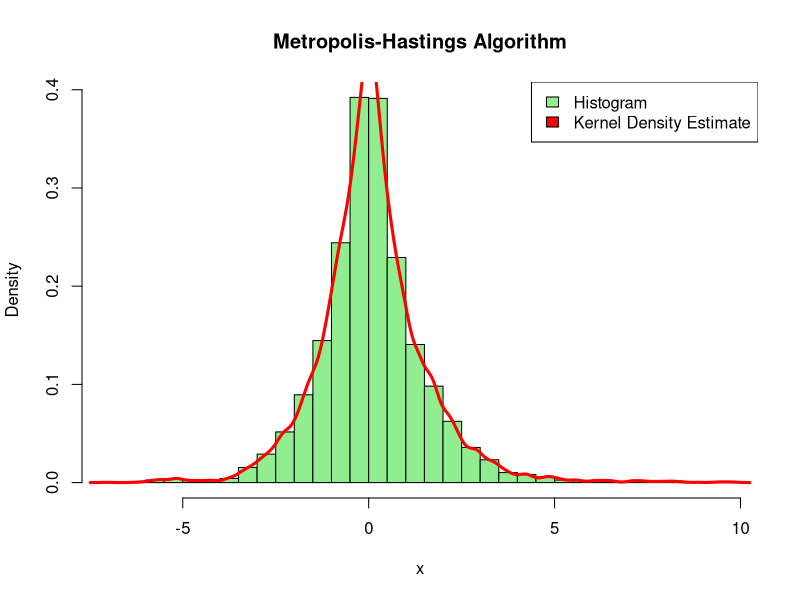
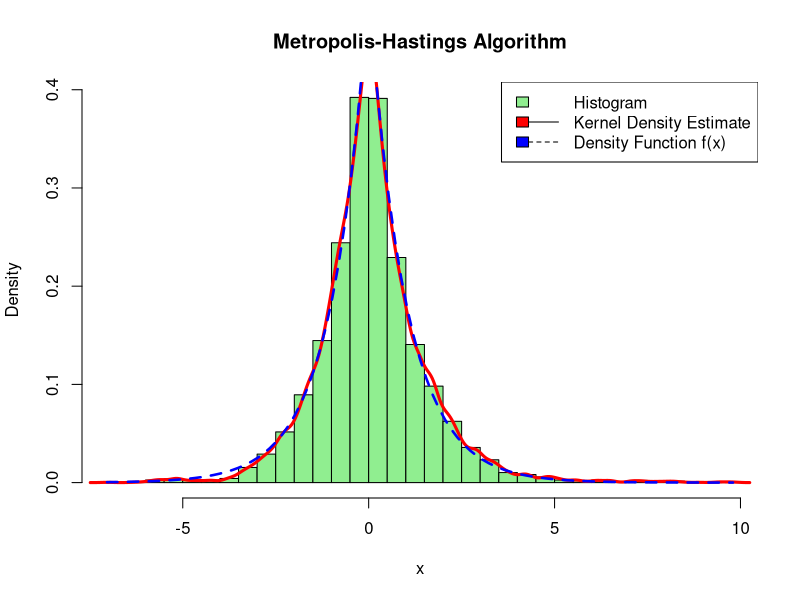
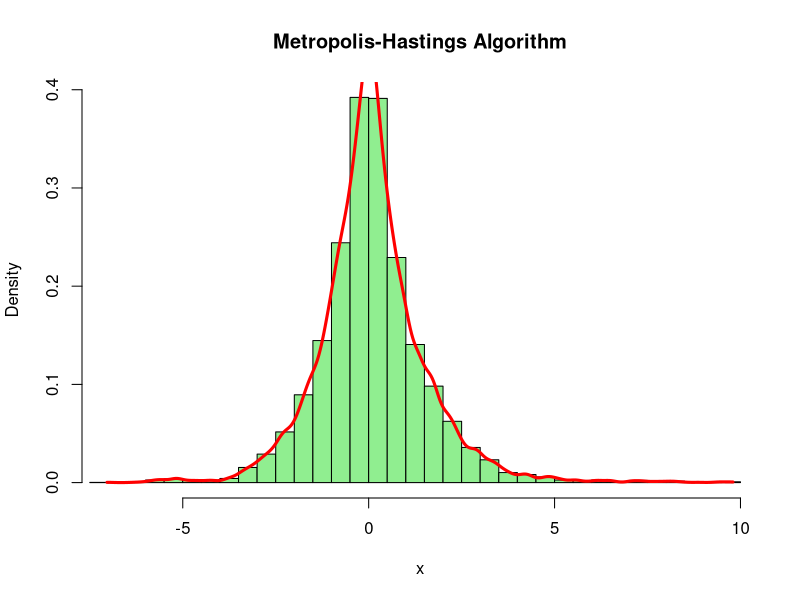

Write the R code that produced these figures, in order. (Note: this script raises an error after producing the figures.)
## ---- chunk 1
# "Loading the necessary libraries"
library(stats)


f <- function(x) {
  return(0.5 * exp(-abs(x)))
}
## ---- chunk 2
# "giving the parameters"
N <- 10000  
s <- 1  
x <- numeric(N)  
x[1] <- rnorm(1)  
## ---- chunk 3
for (i in 2:N) {
  # "Stating a proposal for each iteration of the loop using the normal distribution"
  x_asteric <- rnorm(1, mean = x[i-1], sd = s)
  
  # "Calculate the acceptance ratio "-
  # "the ratio of the probability density function (PDF) of the proposed value x_asteric to the PDF of the current value."
  r <- f(x_asteric) / f(x[i-1])
  
  # "Then we decide of accepting or rejecting the proposal in the context of the Metropolis-Hastings algorithm"
  u <- runif(1)
  if (u < r) {
    x[i] <- x_asteric
  } else {
    x[i] <- x[i-1]
  }
}
## ---- chunk 4
# "Define the x values for the graph"
x_values_range <- seq(min(x), max(x), length.out = 1000)
hist(x, breaks = 50, freq = FALSE, col = 'lightgreen', main = 'Metropolis-Hastings Algorithm', xlab = 'x', ylab = 'Density', xlim = c(min(x), max(x)))
# " Kernel Density Estimate line"
lines(density(x), col = 'red', lwd = 3)
legend('topright', legend = c('Histogram', 'Kernel Density Estimate'), fill = c('lightgreen', 'red'))
## ---- chunk 5
# "Define the x numbers for the graph"
x_values_range <- seq(min(x), max(x), length.out = 1000)


hist(x, breaks = 50, freq = FALSE, col = 'lightgreen', main = 'Metropolis-Hastings Algorithm', xlab = 'x', ylab = 'Density', xlim = c(min(x), max(x)))

#" Kernel Density Estimate line"
lines(density(x), col = 'red', lwd = 3)

# "density function f(x)"
curve(0.5 * exp(-abs(x)), col = 'blue', lty = 2, lwd = 2.5, add = TRUE)
legend('topright', legend = c('Histogram', 'Kernel Density Estimate', 'Density Function f(x)'), fill = c('lightgreen', 'red', 'blue'), lty = c(0, 1, 2))

## ---- chunk 6
# "Define the range for the graph"
x_values_range <- seq(min(x), max(x), length.out = 1000)

# "Computing the kernel density estimate using sampled data x"
kde_est <- density(x)

# "Evaluating the KDE at x_values_range"
kde_values <- approxfun(kde_est, rule = 2)(x_values_range)

# "Computing the logarithms of the kernel density estimate values"
log_kde_values <- log(kde_values)


hist(x, breaks = 50, freq = FALSE, col = 'lightgreen', main = 'Metropolis-Hastings Algorithm', xlab = 'x', ylab = 'Density', xlim = c(min(x), max(x)))

lines(x_values_range, exp(log_kde_values), col = 'red', lwd = 3)

lines(x_values_range, exp(log_f_values), col = 'blue', lty = 2, lwd = 2.5)

legend('topright', legend = c('Histogram', 'Kernel Density Estimate', 'Density Function f(x)'), fill = c('lightgreen', 'red', 'blue'), lty = c(0, 1, 2))

## ---- chunk 7
# "Calculating the Sample Mean and Sample Standard Deviation"
sample_mean <- mean(x)
sample_standard_dev <- sd(x)

cat("Sample Mean:", sample_mean, "\n")
cat("Sample Standard Deviation:", sample_standard_dev, "\n")

## ---- chunk 8
library(ggplot2)
## ---- chunk 9
f_x <- function(x) {
  return(0.5 * exp(-abs(x)))
}
## ---- chunk 10
samplegiven_mean_M <- function(x) {
  return(mean(x))
}

samplegiven_var_V <- function(x, M) {
  return(mean((x - M)^2))
}
## ---- chunk 11
J <- 4
N <- 2000
s_values <- seq(0.001, 1, length.out = 100)
R_hat_values <- numeric(length(s_values))

for (i in 1:length(s_values)) {
  # "Generate chains"
  chains <- matrix(0, nrow = J, ncol = N)
  for (j in 1:J) {
    chains[j, 1] <- 0  
    for (k in 2:N) {
      x_asteric <- rnorm(1, mean = chains[j, k-1], sd = s_values[i])
      r_ratio <- f_x(x_asteric) / f_x(chains[j, k-1])
      u <- runif(1)
      if (u < r_ratio) {
        chains[j, k] <- x_asteric
      } else {
        chains[j, k] <- chains[j, k-1]
      }
    }
  }
  
  # "Computing the  Mj value"
  Mj <- apply(chains, 1, samplegiven_mean_M)
  
  # "Computing the  Vj value"
  Vj <- sapply(1:J, function(j) samplevar_V(chains[j,], M = Mj[j]))
  
  # "Computing to find M, B, W, and R^ values'
  M <- mean(Mj)
  B <- mean((Mj - M)^2)
  W <- mean(Vj)
  R_hat <- sqrt((B + W) / W)
  R_hat_values[i] <- R_hat
}
## ---- chunk 12
plot(s_values, R_hat_values, type = "l", col = "red", lwd = 2, xlab = "s", ylab = "R^", main = "R^ Values over s Values")
grid()
